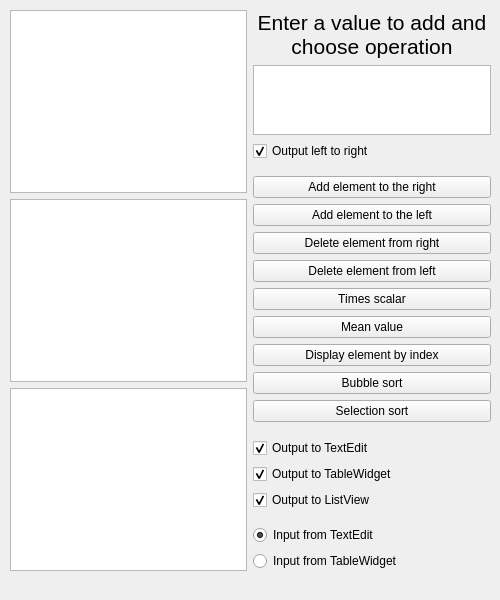
<?xml version="1.0" encoding="UTF-8"?>
<ui version="4.0">
 <class>MainWindow</class>
 <widget class="QMainWindow" name="MainWindow">
  <property name="geometry">
   <rect>
    <x>0</x>
    <y>0</y>
    <width>500</width>
    <height>600</height>
   </rect>
  </property>
  <property name="windowTitle">
   <string>Lab7</string>
  </property>
  <widget class="QWidget" name="centralwidget">
   <widget class="QWidget" name="horizontalLayoutWidget">
    <property name="geometry">
     <rect>
      <x>10</x>
      <y>10</y>
      <width>481</width>
      <height>561</height>
     </rect>
    </property>
    <layout class="QHBoxLayout" name="horizontalLayout">
     <item>
      <layout class="QVBoxLayout" name="verticalLayout">
       <item>
        <widget class="QTextEdit" name="textEdit"/>
       </item>
       <item>
        <widget class="QTableWidget" name="tableWidget"/>
       </item>
       <item>
        <widget class="QListView" name="listView"/>
       </item>
      </layout>
     </item>
     <item>
      <layout class="QVBoxLayout" name="verticalLayout_2">
       <item>
        <widget class="QLabel" name="label">
         <property name="font">
          <font>
           <pointsize>16</pointsize>
          </font>
         </property>
         <property name="text">
          <string>Enter a value to add and choose operation</string>
         </property>
         <property name="alignment">
          <set>Qt::AlignCenter</set>
         </property>
         <property name="wordWrap">
          <bool>true</bool>
         </property>
        </widget>
       </item>
       <item>
        <widget class="QTextEdit" name="enterValue">
         <property name="maximumSize">
          <size>
           <width>16777215</width>
           <height>80</height>
          </size>
         </property>
         <property name="sizeIncrement">
          <size>
           <width>0</width>
           <height>0</height>
          </size>
         </property>
        </widget>
       </item>
       <item>
        <widget class="QCheckBox" name="checkBoxLR">
         <property name="text">
          <string>Output left to right</string>
         </property>
         <property name="checked">
          <bool>true</bool>
         </property>
        </widget>
       </item>
       <item>
        <spacer name="verticalSpacer_3">
         <property name="orientation">
          <enum>Qt::Vertical</enum>
         </property>
         <property name="sizeHint" stdset="0">
          <size>
           <width>20</width>
           <height>40</height>
          </size>
         </property>
        </spacer>
       </item>
       <item>
        <widget class="QPushButton" name="addR">
         <property name="text">
          <string>Add element to the right</string>
         </property>
        </widget>
       </item>
       <item>
        <widget class="QPushButton" name="addL">
         <property name="text">
          <string>Add element to the left</string>
         </property>
        </widget>
       </item>
       <item>
        <widget class="QPushButton" name="delR">
         <property name="text">
          <string>Delete element from right</string>
         </property>
        </widget>
       </item>
       <item>
        <widget class="QPushButton" name="delL">
         <property name="text">
          <string>Delete element from left</string>
         </property>
        </widget>
       </item>
       <item>
        <widget class="QPushButton" name="timesScalarButton">
         <property name="text">
          <string>Times scalar</string>
         </property>
        </widget>
       </item>
       <item>
        <widget class="QPushButton" name="buttonMeanValue">
         <property name="text">
          <string>Mean value</string>
         </property>
        </widget>
       </item>
       <item>
        <widget class="QPushButton" name="outIndex">
         <property name="text">
          <string>Display element by index</string>
         </property>
        </widget>
       </item>
       <item>
        <widget class="QPushButton" name="buttonBubbleSort">
         <property name="text">
          <string>Bubble sort</string>
         </property>
        </widget>
       </item>
       <item>
        <widget class="QPushButton" name="buttonSelectionSort">
         <property name="text">
          <string>Selection sort</string>
         </property>
        </widget>
       </item>
       <item>
        <spacer name="verticalSpacer">
         <property name="orientation">
          <enum>Qt::Vertical</enum>
         </property>
         <property name="sizeHint" stdset="0">
          <size>
           <width>20</width>
           <height>40</height>
          </size>
         </property>
        </spacer>
       </item>
       <item>
        <widget class="QCheckBox" name="checkBoxOutputToTextEdit">
         <property name="text">
          <string>Output to TextEdit</string>
         </property>
         <property name="checked">
          <bool>true</bool>
         </property>
        </widget>
       </item>
       <item>
        <widget class="QCheckBox" name="checkBoxOutputToTableWidget">
         <property name="text">
          <string>Output to TableWidget</string>
         </property>
         <property name="checked">
          <bool>true</bool>
         </property>
        </widget>
       </item>
       <item>
        <widget class="QCheckBox" name="checkBoxOutputToListView">
         <property name="text">
          <string>Output to ListView</string>
         </property>
         <property name="checked">
          <bool>true</bool>
         </property>
        </widget>
       </item>
       <item>
        <spacer name="verticalSpacer_2">
         <property name="orientation">
          <enum>Qt::Vertical</enum>
         </property>
         <property name="sizeHint" stdset="0">
          <size>
           <width>20</width>
           <height>40</height>
          </size>
         </property>
        </spacer>
       </item>
       <item>
        <widget class="QRadioButton" name="radioButtonInputFromTextEdit">
         <property name="text">
          <string>Input from TextEdit</string>
         </property>
         <property name="checked">
          <bool>true</bool>
         </property>
        </widget>
       </item>
       <item>
        <widget class="QRadioButton" name="radioButtonInputFromTableWidget">
         <property name="text">
          <string>Input from TableWidget</string>
         </property>
        </widget>
       </item>
      </layout>
     </item>
    </layout>
   </widget>
  </widget>
  <widget class="QMenuBar" name="menubar">
   <property name="geometry">
    <rect>
     <x>0</x>
     <y>0</y>
     <width>500</width>
     <height>21</height>
    </rect>
   </property>
  </widget>
 </widget>
 <resources/>
 <connections/>
</ui>
